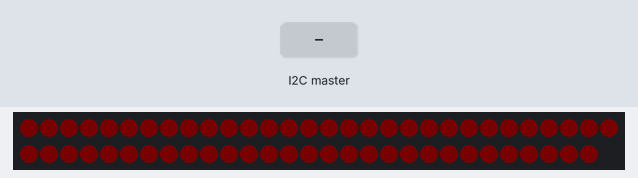
A sketch run on a simulated Arduino Uno, built with avr-gcc and run on an emulated ATmega328P. Shown: 59 RGB LEDs in strip order, left to right, continuing on the next row. Inputs (shaded band) come from the test bench. Dim RGB values are drawn brighter than linear; what the sketch prints to the serial monitor is not drawn.

Above: at 0.16 s.
At 1.2 s:
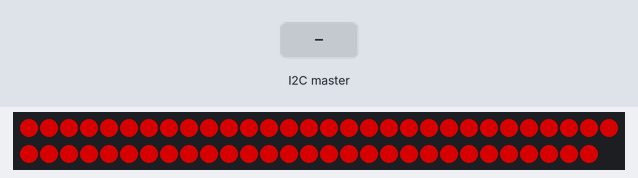
1.3 s: the I2C master sends the byte 1
Timing chart, 0 to 4.3 s (numbered marks = the images above; inputs shaded):
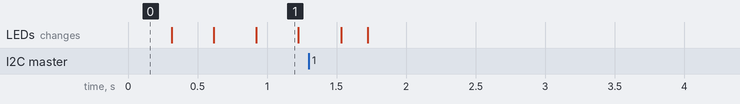

The sketch:

led_controller.ino
```cpp
// (licence header left out)
#include <Wire.h>
#include <Adafruit_NeoPixel.h>

int PIN =5;

Adafruit_NeoPixel strip = Adafruit_NeoPixel(59, PIN, NEO_GRB + NEO_KHZ800);
//The Requested RGB Values and the Current Ones Used for Fading and Modified by updateValues()
int _requested_r,_current_r;
int _requested_g,_current_g;
int _requested_b,_current_b;

void setup()
{
  Wire.begin(4);        // join i2c bus at address 4
  Wire.onReceive(requesti2c); //register event to recieve i2c commands
  Serial.begin(9600);  // start serial for output
  strip.begin();
  strip.setBrightness(255);
  strip.show();
  //Starts Off Wanting to Go To Red
  _requested_r=255;
  _requested_g=0;
  _requested_b=0;
  //Starts off dim
  _current_r=0;
  _current_g=0;
  _current_b=0;
  pinMode(4,INPUT);
}

String _command="";
String _hexString="0xff0000";
String _lastHexString="";

const int RECIEVE_SIZE=8;
const int COMMAND_SIZE=2;

void requesti2c(int howMany){
  Serial.println("reading i2c");
  //Only 8-Character Strings are Accepted
  if(howMany!=RECIEVE_SIZE){
     Serial.println("Improper Byte Count Recieved of: "+String(howMany));
     return;
  }
  String recieve="";
  while(Wire.available()) // loop through all but the last
  {
    char c = Wire.read(); // receive byte as a character
    recieve+=c;         // print the character
  }
  //Parse Command
  _command=recieve.substring(0,COMMAND_SIZE);
  //Generate Hex String
  _hexString="0x"+recieve.substring(COMMAND_SIZE);
  Serial.println(recieve);
  //Convert to 24-bit hex
  uint32_t hexValue=(strtoul(_hexString.c_str(),NULL,0));
  //We are requesting to go to these values. They will fade to these values from the current oens
  _requested_r=((hexValue >> 16) & 0xFF);
  _requested_g=((hexValue >> 8) & 0xFF);
  _requested_b=((hexValue) & 0xFF);

}

int _loopCount=0;

const int MAX_COLOR_CHANGE=2;

void updateValues(){
   int deltaR=_requested_r-_current_r;
   int deltaG=_requested_g-_current_g;
   int deltaB=_requested_b-_current_b;
   if(deltaR>MAX_COLOR_CHANGE)deltaR=MAX_COLOR_CHANGE;
   else if(deltaR<-MAX_COLOR_CHANGE)deltaR=-MAX_COLOR_CHANGE;
   if(deltaG>MAX_COLOR_CHANGE)deltaG=MAX_COLOR_CHANGE;
   else if(deltaG<-MAX_COLOR_CHANGE)deltaG=-MAX_COLOR_CHANGE;
   if(deltaB>MAX_COLOR_CHANGE)deltaB=MAX_COLOR_CHANGE;
   else if(deltaB<-MAX_COLOR_CHANGE)deltaB=-MAX_COLOR_CHANGE;
   _current_r+=deltaR;
   _current_g+=deltaG;
   _current_b+=deltaB;
}

void loop()
{
    _loopCount++;
    if(_loopCount>10000)_loopCount=0;

    if(_command=="rb")//Rainbow
      rainbow();
    else if(_command=="ra")//Fade in and out
      fadeColor(strtoul(_hexString.c_str(),NULL,0));
    else{
      updateValues();//Only do fade if strip is solid
      colorWipe(strip.Color(_current_r,_current_g,_current_b));
    }

    delay(10);
}

// Fill the dots one after the other with a color
void colorWipe(uint32_t c) {
  for(uint16_t i=0; i<strip.numPixels(); i++) {
      strip.setPixelColor(i, c);

  }
  strip.show();
}

void colorSetWipe(uint32_t c, uint8_t wait) {
  for(uint16_t i=0; i<strip.numPixels(); i++) {
      strip.setPixelColor(i, c);
      strip.show();

  }
  delay(wait);
}

void fadeColor(uint32_t c)
{
   int loopCount=_loopCount%512;
    if(loopCount>255)loopCount=255-(loopCount-256);
   float br_mult=((float)loopCount/255.0);


   colorWipe(strip.Color((float)((c >> 16) & 0xFF)*br_mult,(float)((c >> 8) & 0xFF)*br_mult,(float)((c) & 0xFF)*br_mult));

}

void rainbow() {
  uint16_t i, j;
  j=_loopCount%256;
  for(i=0; i<strip.numPixels(); i++) {
    strip.setPixelColor(i, Wheel((i+j) & 255));
  }
  strip.show();
}


uint32_t Wheel(byte WheelPos) {
  if(WheelPos < 85) {
   return strip.Color(WheelPos * 3, 255 - WheelPos * 3, 0);
  } else if(WheelPos < 170) {
   WheelPos -= 85;
   return strip.Color(255 - WheelPos * 3, 0, WheelPos * 3);
  } else {
   WheelPos -= 170;
   return strip.Color(0, WheelPos * 3, 255 - WheelPos * 3);
  }
}
```
